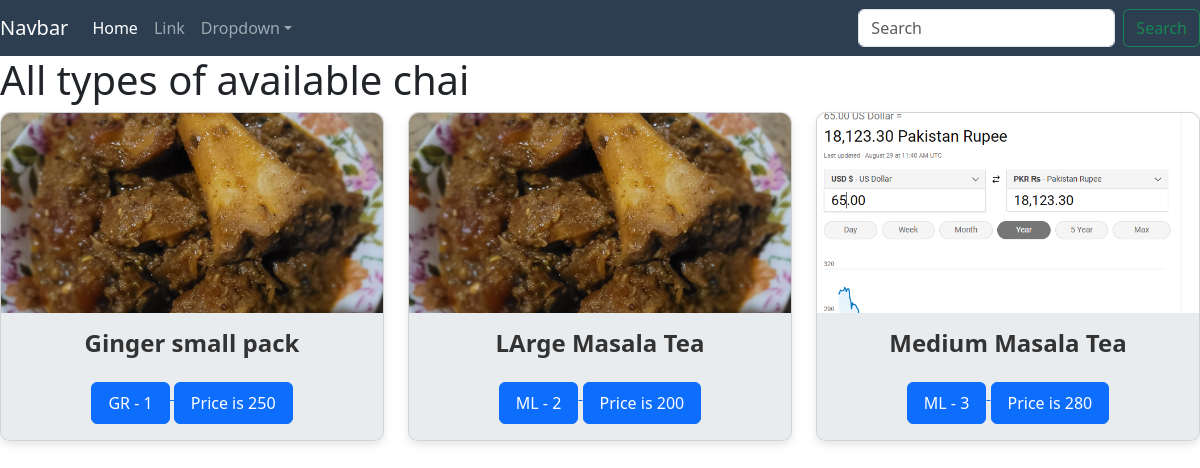
/chai/home, run on an earlier commit of the app's database.
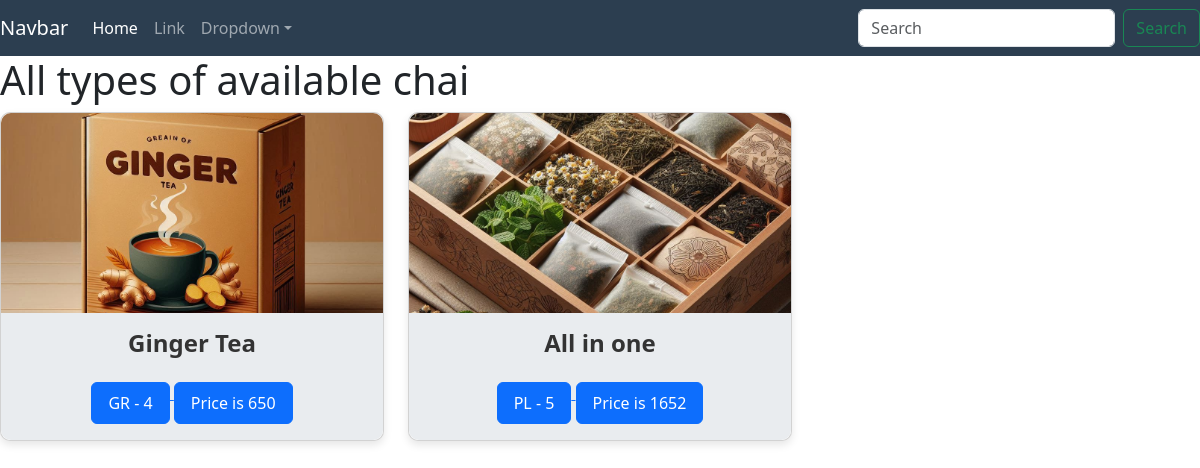
And on a later commit of the database.
### chai/models.py (models this page shows, shortened)
class ChaiVariety(models.Model):
    CHAI_TYPE_CHOICE = [
        ('ML','MASALA'),
        ('GR','GINGER'),
        ('KL','KIWI'),
        ('PL','PLIAN'),
        ('EL','ELACHI'),
    ]
    name = models.CharField( max_length=100)
    image = models.ImageField( upload_to='images/')
    date_added = models.DateTimeField(default=timezone.now)
    type = models.CharField(max_length=2, choices=CHAI_TYPE_CHOICE)
    description = models.TextField(default='')
    price = models.CharField(default='0', max_length=20)
    discount = models.IntegerField(default=0, max_length=3)

### chai/views.py (the view)
# urls.py: path('home',views.all_chai,name="all_chai"),
def all_chai(req):
    chais = ChaiVariety.objects.all()
    return render(req,'chai/chai.html',{'chais':chais})

### templates/chai/chai.html (shortened to what this page needs)
{% extends "layout.html" %}
{% block content %}
</head>
<body>
    <h1>All types of available chai</h1>
    <div class="row row-cols-1 row-cols-sm-2 row-cols-md-3 g-4">
        {% for chai in chais %}
        <div class="col">
            <div class="card h-100" style="border-radius: 10px; box-shadow: 0 4px 8px rgba(0,0,0,0.1);">
                <img src="{{ chai.image.url }}" class="card-img-top" alt="{{ chai.name }}" style="height: 200px; object-fit: cover; border-top-left-radius: 10px; border-top-right-radius: 10px;">
                <div class="card-body text-center" style="background-color: #e9ecef; border-bottom-left-radius: 10px; border-bottom-right-radius: 10px;">
                    <h2 class="card-title" style="font-size: 1.5rem; font-weight: bold; color: #333;">{{ chai.name }}</h2>
                    <a href="{% url 'chai_detail' chai.id %}">
                    <button type='button' class="btn btn-primary mt-3" style="font-size: 1rem; padding: 8px 16px;">{{ chai.type }} - {{ chai.id }} </button>
                    </a>
                    <a href="{% url 'Price' chai.id %}">
                        <button type='button' class="btn btn-primary mt-3" style="font-size: 1rem; padding: 8px 16px;">Price is {{chai.price}} </button>
                    </a>
                </div>
            </div>
        </div>
        {% endfor %}
    </div>
</body>
</html>
{% endblock content %}

### templates/layout.html (shortened to what this page needs)
{% load static %}
<!DOCTYPE html>
<html lang="en">
<head>
    <link rel="stylesheet" href="{% static 'style.css' %}">
</head>
<body>
    <nav
        class="navbar navbar-expand-sm navbar-dark"
        style="background-color: #2c3e50;">
        <a class="navbar-brand" href="#">Navbar</a>
        <div class="collapse navbar-collapse" id="collapsibleNavId">
            <ul class="navbar-nav me-auto mt-2 mt-lg-0">
                <li class="nav-item">
                    <a class="nav-link active" href="#" aria-current="page"
                        >Home <span class="visually-hidden">(current)</span></a
                    >
                </li>
                <li class="nav-item">
                    <a class="nav-link" href="#">Link</a>
                </li>
                <li class="nav-item dropdown">
                    <a
                        class="nav-link dropdown-toggle"
                        href="#"
                        id="dropdownId"
                        data-bs-toggle="dropdown"
                        aria-haspopup="true"
                        aria-expanded="false"
                        >Dropdown</a
                    >
                </li>
            </ul>
            <form class="d-flex my-2 my-lg-0">
                <input
                    class="form-control me-sm-2"
                    type="text"
                    placeholder="Search"
                />
                <button class="btn btn-outline-success my-2 my-sm-0" type="submit">
                    Search
                </button>
            </form>
        </div>
    </nav>
    {% block content  %}
    {% endblock %}
</body>
</html>

What changed in the data, as far as the page shows it:
removed ChaiVariety: image (picture), name "Ginger small pack", type "GR", id "1", price "250"
removed ChaiVariety: image (picture), name "LArge Masala Tea", type "ML", id "2", price "200"
removed ChaiVariety: image (picture), name "Medium Masala Tea", type "ML", id "3", price "280"
added ChaiVariety: image (picture), name "Ginger Tea", type "GR", id "4", price "650"
added ChaiVariety: image (picture), name "All in one", type "PL", id "5", price "1652"
